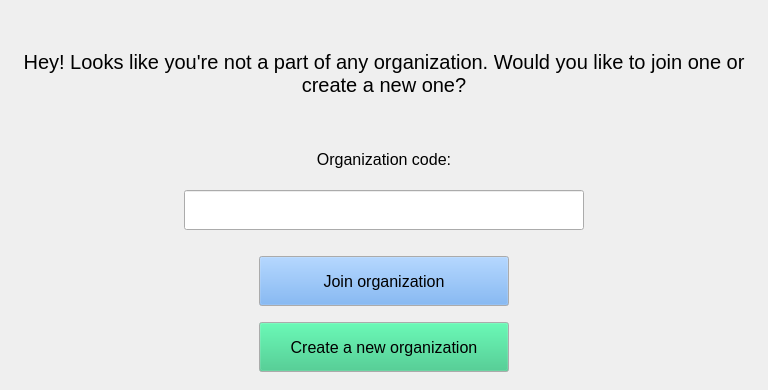
<?xml version="1.0" encoding="UTF-8"?>
<ui version="4.0">
 <class>OrgJoin</class>
 <widget class="QMainWindow" name="OrgJoin">
  <property name="geometry">
   <rect>
    <x>0</x>
    <y>0</y>
    <width>768</width>
    <height>390</height>
   </rect>
  </property>
  <property name="windowTitle">
   <string>MainWindow</string>
  </property>
  <widget class="QWidget" name="centralwidget">
   <layout class="QGridLayout" name="gridLayout_2">
    <item row="1" column="0">
     <widget class="QWidget" name="noOrg" native="true">
      <property name="enabled">
       <bool>true</bool>
      </property>
      <layout class="QVBoxLayout" name="verticalLayout">
       <item>
        <widget class="QLabel" name="WindowTitle">
         <property name="sizePolicy">
          <sizepolicy hsizetype="Preferred" vsizetype="Preferred">
           <horstretch>2</horstretch>
           <verstretch>0</verstretch>
          </sizepolicy>
         </property>
         <property name="maximumSize">
          <size>
           <width>16777215</width>
           <height>300</height>
          </size>
         </property>
         <property name="font">
          <font>
           <pointsize>15</pointsize>
          </font>
         </property>
         <property name="text">
          <string>Hey! Looks like you're not a part of any organization. Would you like to join one or create a new one?</string>
         </property>
         <property name="textFormat">
          <enum>Qt::AutoText</enum>
         </property>
         <property name="scaledContents">
          <bool>true</bool>
         </property>
         <property name="alignment">
          <set>Qt::AlignCenter</set>
         </property>
         <property name="wordWrap">
          <bool>true</bool>
         </property>
        </widget>
       </item>
       <item>
        <widget class="QLabel" name="codeLabel">
         <property name="maximumSize">
          <size>
           <width>16777215</width>
           <height>50</height>
          </size>
         </property>
         <property name="font">
          <font>
           <pointsize>12</pointsize>
          </font>
         </property>
         <property name="frameShadow">
          <enum>QFrame::Sunken</enum>
         </property>
         <property name="text">
          <string>Organization code:</string>
         </property>
         <property name="alignment">
          <set>Qt::AlignCenter</set>
         </property>
        </widget>
       </item>
       <item alignment="Qt::AlignHCenter">
        <widget class="QLineEdit" name="codeFill">
         <property name="minimumSize">
          <size>
           <width>400</width>
           <height>40</height>
          </size>
         </property>
         <property name="maximumSize">
          <size>
           <width>1000</width>
           <height>16777215</height>
          </size>
         </property>
         <property name="maxLength">
          <number>100</number>
         </property>
         <property name="frame">
          <bool>true</bool>
         </property>
         <property name="alignment">
          <set>Qt::AlignCenter</set>
         </property>
        </widget>
       </item>
       <item>
        <spacer name="verticalSpacer">
         <property name="orientation">
          <enum>Qt::Vertical</enum>
         </property>
         <property name="sizeType">
          <enum>QSizePolicy::Fixed</enum>
         </property>
         <property name="sizeHint" stdset="0">
          <size>
           <width>20</width>
           <height>20</height>
          </size>
         </property>
        </spacer>
       </item>
       <item alignment="Qt::AlignHCenter">
        <widget class="QPushButton" name="joinButton">
         <property name="minimumSize">
          <size>
           <width>250</width>
           <height>50</height>
          </size>
         </property>
         <property name="palette">
          <palette>
           <active>
            <colorrole role="Button">
             <brush brushstyle="SolidPattern">
              <color alpha="255">
               <red>98</red>
               <green>160</green>
               <blue>234</blue>
              </color>
             </brush>
            </colorrole>
           </active>
           <inactive>
            <colorrole role="Button">
             <brush brushstyle="SolidPattern">
              <color alpha="255">
               <red>98</red>
               <green>160</green>
               <blue>234</blue>
              </color>
             </brush>
            </colorrole>
           </inactive>
           <disabled>
            <colorrole role="Button">
             <brush brushstyle="SolidPattern">
              <color alpha="255">
               <red>98</red>
               <green>160</green>
               <blue>234</blue>
              </color>
             </brush>
            </colorrole>
           </disabled>
          </palette>
         </property>
         <property name="font">
          <font>
           <pointsize>12</pointsize>
          </font>
         </property>
         <property name="text">
          <string>Join organization</string>
         </property>
         <property name="shortcut">
          <string>Return</string>
         </property>
        </widget>
       </item>
       <item>
        <spacer name="verticalSpacer_2">
         <property name="orientation">
          <enum>Qt::Vertical</enum>
         </property>
         <property name="sizeType">
          <enum>QSizePolicy::Fixed</enum>
         </property>
         <property name="sizeHint" stdset="0">
          <size>
           <width>20</width>
           <height>10</height>
          </size>
         </property>
        </spacer>
       </item>
       <item alignment="Qt::AlignHCenter">
        <widget class="QPushButton" name="createButton">
         <property name="minimumSize">
          <size>
           <width>250</width>
           <height>50</height>
          </size>
         </property>
         <property name="palette">
          <palette>
           <active>
            <colorrole role="Button">
             <brush brushstyle="SolidPattern">
              <color alpha="255">
               <red>46</red>
               <green>194</green>
               <blue>126</blue>
              </color>
             </brush>
            </colorrole>
           </active>
           <inactive>
            <colorrole role="Button">
             <brush brushstyle="SolidPattern">
              <color alpha="255">
               <red>46</red>
               <green>194</green>
               <blue>126</blue>
              </color>
             </brush>
            </colorrole>
           </inactive>
           <disabled>
            <colorrole role="Button">
             <brush brushstyle="SolidPattern">
              <color alpha="255">
               <red>46</red>
               <green>194</green>
               <blue>126</blue>
              </color>
             </brush>
            </colorrole>
           </disabled>
          </palette>
         </property>
         <property name="font">
          <font>
           <pointsize>12</pointsize>
          </font>
         </property>
         <property name="text">
          <string>Create a new organization</string>
         </property>
         <property name="checkable">
          <bool>false</bool>
         </property>
         <property name="checked">
          <bool>false</bool>
         </property>
        </widget>
       </item>
      </layout>
     </widget>
    </item>
   </layout>
  </widget>
 </widget>
 <resources/>
 <connections/>
</ui>
